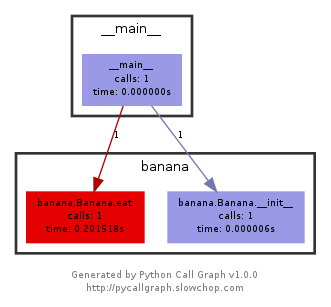

Generate this figure with Python:
#!/usr/bin/env python

from pycallgraph import PyCallGraph
from pycallgraph import Config
from pycallgraph.output import GraphvizOutput

from banana import Banana


config = Config(max_depth=1)
graphviz = GraphvizOutput(output_file='filter_max_depth.png')

with PyCallGraph(output=graphviz, config=config):
    banana = Banana()
    banana.eat()
